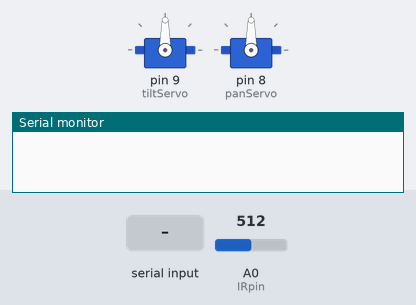
This sketch was run on a simulated Arduino Uno, built with avr-gcc and run on an emulated ATmega328P. Shown: 2 × servo, the last lines printed to the serial monitor. The test bench sets the inputs (shaded band); at power-on: A0 (IRpin) = 512.

Above: at 1.2 s.
1.3 s: "90,45\n" received over Serial
At 2.6 s:
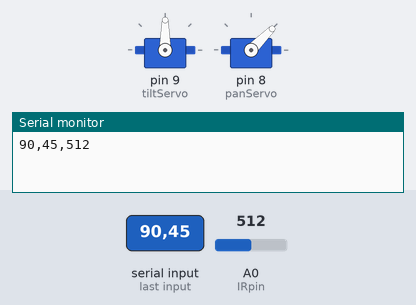
3.8 s: "30,150\n" received over Serial
At 5.7 s:
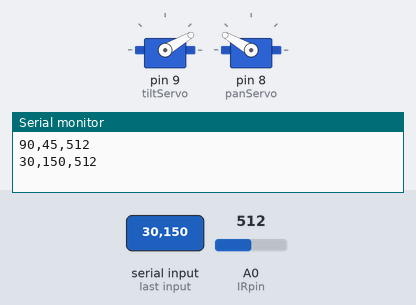
6.3 s: "5\n" received over Serial
At 7.6 s:
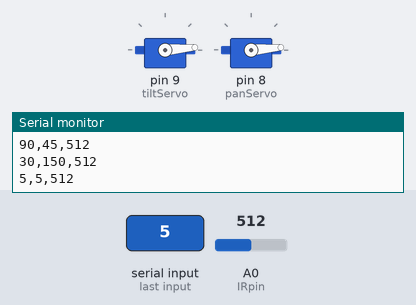
8.8 s: "200\n" received over Serial
At 10.7 s:
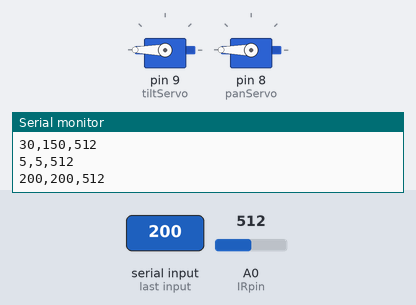
11.3 s: "1,90\n" received over Serial
At 12.6 s:
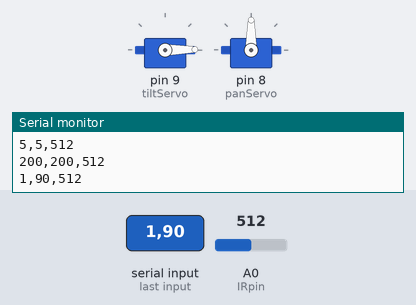
13.8 s: "90\n" received over Serial
At 15.7 s:
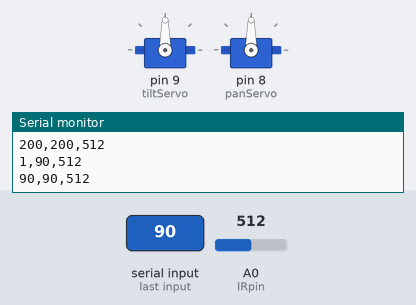
Timing chart, 0 to 17.2 s (numbered marks = the images above; inputs shaded):
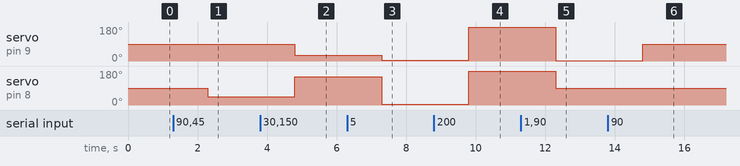

Measured:
- after the input at 1.3 s, servo on pin 8 (panServo): 90° → 45° after 1.0 s
- after the input at 3.8 s, servo on pin 9 (tiltServo): 90° → 30° after 1.0 s; servo on pin 8 (panServo): 45° → 150° after 1.0 s
- after the input at 6.3 s, servo on pin 9 (tiltServo): 30° → 5° after 1.0 s; servo on pin 8 (panServo): 150° → 5° after 1.0 s
- after the input at 8.8 s, servo on pin 9 (tiltServo), servo on pin 8 (panServo): 5° → 180° after 1.0 s
- after the input at 11.3 s, servo on pin 9 (tiltServo): 180° → 1° after 1.0 s; servo on pin 8 (panServo): 180° → 90° after 1.0 s
- after the input at 13.8 s, servo on pin 9 (tiltServo): 1° → 90° after 1.0 s

The sketch:

getSendScan.ino
```cpp
// import libraries
#include <Servo.h>

// initialize variables

Servo tiltServo;   // creates servo object to control servo
int tiltServoPos;  // variable to store servo position
Servo panServo;
int panServoPos;
int IRpin=A0;

String received;  // string to store incoming info from python

void setup() {
  Serial.begin(115200);
  tiltServo.attach(9);     // servo attatched to pin 9
  panServo.attach(8);
}

void loop() {

  if (Serial.available() > 0) {
    received = Serial.readString();
    //Serial.println(received);

    int commaIndex = received.indexOf(',');     // takes index of comma in received message
    tiltServoPos = received.substring(0, commaIndex).toInt();
        // creates a new string from the beginning of the message to the comma
    panServoPos = received.substring(commaIndex + 1).toInt();
        // creates a new string from the comma to the end of the message

    tiltServo.write(tiltServoPos);
        // moves the tilt servo
    panServo.write(panServoPos);
        // moves the pan servo
    int IRreading = analogRead(IRpin);
        // takes the analog input from the IR sensor and returns it as a voltage

    // prints '{tiltServoPos},{panServoPos},{IRreading}\n' to serial buffer for python to read
    Serial.print(tiltServoPos);
    Serial.print(',');
    Serial.print(panServoPos);
    Serial.print(',');
    Serial.println(IRreading);
  }

}
```
